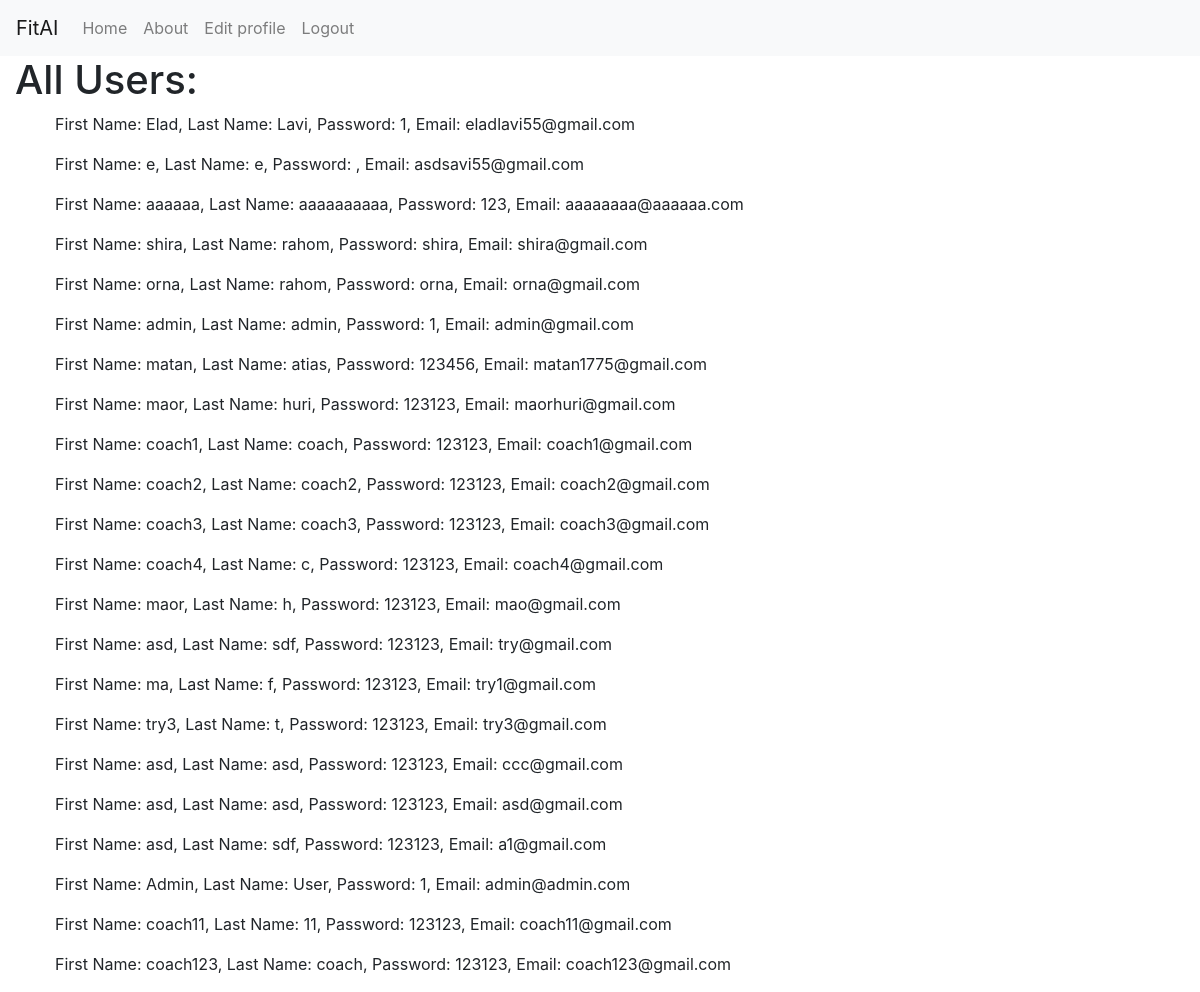
/view, run on the app's committed database.
### main.py (models this page shows, shortened)
class Users(db.Model):
    _id = db.Column("id", db.Integer, primary_key=True)
    first_name = db.Column("first_name", db.String(100))
    last_name = db.Column("last_name", db.String(100))
    email = db.Column("email", db.String(100))
    password = db.Column("password", db.String(100))
    age = db.Column("age", db.Integer)
    weight = db.Column("weight", db.Float)
    height = db.Column("height", db.Float)
    user_type = db.Column("user_type", db.String(50))  # שדה סוג המשתמש החדש
    about_me = db.Column(db.Text, nullable=True)  # עמודה חדשה שתשמור את הטקסט על המאמן

### main.py (the view)
@app.route("/view")
def view():
    return render_template("view.html", values=Users.query.all())

### main.py (called while the page is built)
@app.context_processor
def inject_user():
    user_email = session.get("email")
    user_type = session.get("user_type")
    user = Users.query.filter_by(email=user_email).first() if user_email else None
    return dict(current_user=user)

### Templates/view.html (shortened to what this page needs)
{%extends "base.html" %}
{% block content %}
<!DOCTYPE html>
<html lang="en">
<head>
</head>
<body>
    <h1>All Users:</h1>
    <ul>
        {% for x in values %}
            <p>First Name: {{ x.first_name }}, Last Name: {{ x.last_name }}, Password: {{ x.password }}, Email: {{ x.email }}</p>
        {% endfor %}
    </ul>
</body>
</html>
{% endblock %}

### data on the page
Users: first_name "Elad", last_name "Lavi", password "1", email "eladlavi55@gmail.com"
Users: first_name "e", last_name "e", email "asdsavi55@gmail.com"
Users: first_name "aaaaaa", last_name "aaaaaaaaaa", password "123", email "aaaaaaaa@aaaaaa.com"
Users: first_name "shira", last_name "rahom", password "shira", email "shira@gmail.com"
Users: first_name "orna", last_name "rahom", password "orna", email "orna@gmail.com"
Users: first_name "admin", last_name "admin", password "1", email "admin@gmail.com"
Users: first_name "matan", last_name "atias", password "123456", email "matan1775@gmail.com"
Users: first_name "maor", last_name "huri", password "123123", email "maorhuri@gmail.com"
Users: first_name "coach1", last_name "coach", password "123123", email "coach1@gmail.com"
Users: first_name "coach2", last_name "coach2", password "123123", email "coach2@gmail.com"
Users: first_name "coach3", last_name "coach3", password "123123", email "coach3@gmail.com"
Users: first_name "coach4", last_name "c", password "123123", email "coach4@gmail.com"
Users: first_name "maor", last_name "h", password "123123", email "mao@gmail.com"
Users: first_name "asd", last_name "sdf", password "123123", email "try@gmail.com"
Users: first_name "ma", last_name "f", password "123123", email "try1@gmail.com"
Users: first_name "try3", last_name "t", password "123123", email "try3@gmail.com"
Users: first_name "asd", last_name "asd", password "123123", email "ccc@gmail.com"
Users: first_name "asd", last_name "asd", password "123123", email "asd@gmail.com"
Users: first_name "asd", last_name "sdf", password "123123", email "a1@gmail.com"
Users: first_name "Admin", last_name "User", password "1", email "admin@admin.com"
Users: first_name "coach11", last_name "11", password "123123", email "coach11@gmail.com"
Users: first_name "coach123", last_name "coach", password "123123", email "coach123@gmail.com"
